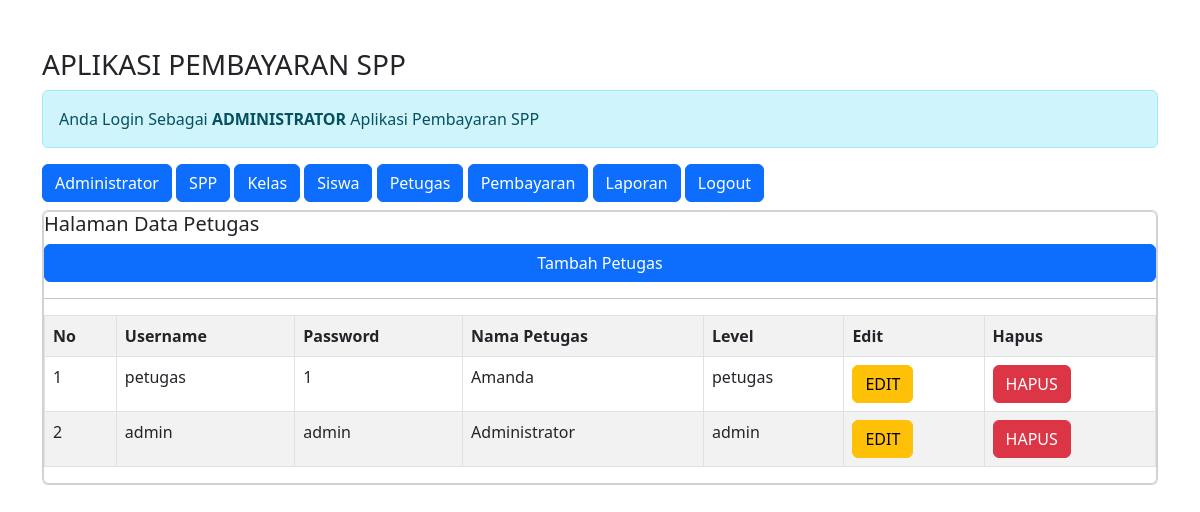
/pembayaran_ukk/admin/admin.php?url=petugas (signed in), run on the app's committed database.
### tables this page shows
CREATE TABLE `petugas` (
  `id_petugas` int(11) NOT NULL,
  `username` varchar(20) NOT NULL,
  `password` varchar(32) NOT NULL,
  `nama_petugas` varchar(35) NOT NULL,
  `level` enum('admin','petugas') NOT NULL
);

### pembayaran_ukk/admin/petugas.php (the view)
<h5>Halaman Data Petugas</h5>
<a href="?url=tambah-petugas" class="btn btn-primary"> Tambah Petugas </a>
<hr>
<table class="table table-striped table-bordered">
	<tr class="fw-bold">
		<td>No</td>
		<td>Username</td>
		<td>Password</td>
		<td>Nama Petugas</td>
		<td>Level</td>
		<td>Edit</td>
		<td>Hapus</td>
	</tr>
	<?php
	include'../koneksi.php';
	$no = 1;
	$sql = "SELECT*FROM petugas ORDER BY id_petugas DESC";
	$query = mysqli_query($koneksi, $sql);
	foreach ($query as $data){ ?>
		<tr>
			<td><?= $no++; ?></td>
			<td><?= $data['username'] ?></td>
			<td><?= $data['password'] ?></td>
			<td><?= $data['nama_petugas'] ?></td>
			<td><?= $data['level'] ?></td>
			<td>
				<a href="?url=edit-petugas&id_petugas=<?= $data['id_petugas'] ?>" class='btn btn-warning'>EDIT</a>
			</td>
			<td>
				<a onclick="return confirm('Apakah Anda Yakin Ingin Menghapus Data')"href="?url=hapus-petugas&id_petugas=<?= $data['id_petugas'] ?>" class='btn btn-danger'>HAPUS</a>
			</td>
		</tr>
    <?php } ?>
</table>

### data on the page
petugas: username "petugas", password "1", nama_petugas "Amanda", level "petugas"
petugas: username "admin", password "admin", nama_petugas "Administrator", level "admin"
